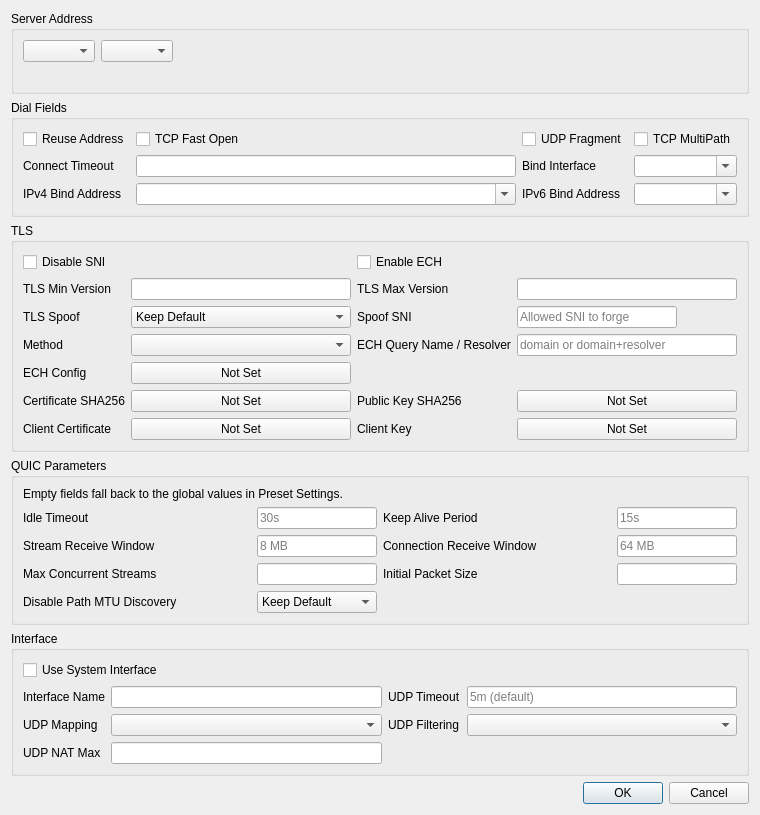
<?xml version="1.0" encoding="UTF-8"?>
<ui version="4.0">
 <class>EditAdvanced</class>
 <widget class="QDialog" name="EditAdvanced">
  <property name="geometry">
   <rect>
    <x>0</x>
    <y>0</y>
    <width>760</width>
    <height>460</height>
   </rect>
  </property>
  <property name="windowTitle">
   <string>Dialog</string>
  </property>
  <layout class="QGridLayout" name="gridLayout">
   <item row="0" column="0">
    <widget class="QGroupBox" name="endpoint_box">
     <property name="title">
      <string>Server Address</string>
     </property>
     <layout class="QVBoxLayout" name="endpoint_layout">
      <item>
       <layout class="QHBoxLayout" name="endpoint_row" stretch="0,0,1">
        <item>
         <widget class="QComboBox" name="endpoint_mode"/>
        </item>
        <item>
         <widget class="QComboBox" name="endpoint_list"/>
        </item>
        <item>
         <spacer name="endpoint_spacer">
          <property name="orientation">
           <enum>Qt::Orientation::Horizontal</enum>
          </property>
          <property name="sizeHint" stdset="0">
           <size>
            <width>0</width>
            <height>0</height>
           </size>
          </property>
         </spacer>
        </item>
       </layout>
      </item>
      <item>
       <widget class="QLabel" name="endpoint_hint">
        <property name="textFormat">
         <enum>Qt::TextFormat::PlainText</enum>
        </property>
        <property name="wordWrap">
         <bool>true</bool>
        </property>
        <property name="colorRole" stdset="0">
         <string notr="true">muted</string>
        </property>
       </widget>
      </item>
     </layout>
    </widget>
   </item>
   <item row="1" column="0">
    <widget class="QGroupBox" name="dial_box">
     <property name="title">
      <string>Dial Fields</string>
     </property>
     <layout class="QGridLayout" name="gridLayout_2">      <item row="0" column="0">
       <widget class="QCheckBox" name="reuse_addr">
        <property name="text">
         <string>Reuse Address</string>
        </property>
       </widget>
      </item>
      <item row="0" column="1">
       <widget class="QCheckBox" name="tcp_fast_open">
        <property name="text">
         <string>TCP Fast Open</string>
        </property>
       </widget>
      </item>
      <item row="0" column="2">
       <widget class="QCheckBox" name="udp_fragment">
        <property name="text">
         <string>UDP Fragment</string>
        </property>
       </widget>
      </item>
      <item row="0" column="3">
       <widget class="QCheckBox" name="tcp_multipath">
        <property name="text">
         <string>TCP MultiPath</string>
        </property>
       </widget>
      </item>
      <item row="1" column="0">
       <widget class="QLabel" name="label">
        <property name="text">
         <string>Connect Timeout</string>
        </property>
        <property name="buddy">
         <cstring>connect_timeout</cstring>
        </property>
       </widget>
      </item>
      <item row="1" column="1">
       <widget class="QLineEdit" name="connect_timeout"/>
      </item>
      <item row="1" column="2">
       <widget class="QLabel" name="label_bind_ifc">
        <property name="text">
         <string>Bind Interface</string>
        </property>
        <property name="buddy">
         <cstring>bind_interface</cstring>
        </property>
       </widget>
      </item>
      <item row="1" column="3">
       <widget class="QComboBox" name="bind_interface">
        <property name="editable">
         <bool>true</bool>
        </property>
       </widget>
      </item>
      <item row="2" column="0">
       <widget class="QLabel" name="label_inet4_bind">
        <property name="text">
         <string>IPv4 Bind Address</string>
        </property>
        <property name="buddy">
         <cstring>inet4_bind_address</cstring>
        </property>
       </widget>
      </item>
      <item row="2" column="1">
       <widget class="QComboBox" name="inet4_bind_address">
        <property name="editable">
         <bool>true</bool>
        </property>
       </widget>
      </item>
      <item row="2" column="2">
       <widget class="QLabel" name="label_inet6_bind">
        <property name="text">
         <string>IPv6 Bind Address</string>
        </property>
        <property name="buddy">
         <cstring>inet6_bind_address</cstring>
        </property>
       </widget>
      </item>
      <item row="2" column="3">
       <widget class="QComboBox" name="inet6_bind_address">
        <property name="editable">
         <bool>true</bool>
        </property>
       </widget>
      </item>
</layout>
    </widget>
   </item>
   <item row="4" column="0">
    <widget class="QGroupBox" name="interface_box">
     <property name="title">
      <string>Interface</string>
     </property>
     <layout class="QGridLayout" name="interface_form">      <item row="0" column="0" colspan="4">
       <widget class="QCheckBox" name="system">
        <property name="toolTip">
         <string>&lt;html&gt;&lt;head/&gt;&lt;body&gt;&lt;p&gt;Requires privilege and cannot conflict with existing system interfaces. The internal network stack is used when disabled.&lt;/p&gt;&lt;/body&gt;&lt;/html&gt;</string>
        </property>
        <property name="text">
         <string>Use System Interface</string>
        </property>
       </widget>
      </item>
      <item row="1" column="0">
       <widget class="QLabel" name="interface_name_l">
        <property name="toolTip">
         <string>&lt;html&gt;&lt;head/&gt;&lt;body&gt;&lt;p&gt;Custom system interface name. A generated name is used by default.&lt;/p&gt;&lt;/body&gt;&lt;/html&gt;</string>
        </property>
        <property name="text">
         <string>Interface Name</string>
        </property>
        <property name="buddy">
         <cstring>interface_name</cstring>
        </property>
       </widget>
      </item>
      <item row="1" column="1">
       <widget class="QLineEdit" name="interface_name"/>
      </item>
      <item row="1" column="2">
       <widget class="QLabel" name="udp_timeout_l">
        <property name="toolTip">
         <string>&lt;html&gt;&lt;head/&gt;&lt;body&gt;&lt;p&gt;UDP NAT expiration time.&lt;/p&gt;&lt;/body&gt;&lt;/html&gt;</string>
        </property>
        <property name="text">
         <string>UDP Timeout</string>
        </property>
        <property name="buddy">
         <cstring>udp_timeout</cstring>
        </property>
       </widget>
      </item>
      <item row="1" column="3">
       <widget class="QLineEdit" name="udp_timeout">
        <property name="placeholderText">
         <string>5m (default)</string>
        </property>
       </widget>
      </item>
      <item row="2" column="0">
       <widget class="QLabel" name="udp_mapping_l">
        <property name="toolTip">
         <string>&lt;html&gt;&lt;head/&gt;&lt;body&gt;&lt;p&gt;UDP NAT mapping behavior. endpoint_independent is used by default.&lt;/p&gt;&lt;/body&gt;&lt;/html&gt;</string>
        </property>
        <property name="text">
         <string>UDP Mapping</string>
        </property>
        <property name="buddy">
         <cstring>udp_mapping</cstring>
        </property>
       </widget>
      </item>
      <item row="2" column="1">
       <widget class="QComboBox" name="udp_mapping"/>
      </item>
      <item row="2" column="2">
       <widget class="QLabel" name="udp_filtering_l">
        <property name="toolTip">
         <string>&lt;html&gt;&lt;head/&gt;&lt;body&gt;&lt;p&gt;UDP NAT filtering behavior. endpoint_independent is used by default.&lt;/p&gt;&lt;/body&gt;&lt;/html&gt;</string>
        </property>
        <property name="text">
         <string>UDP Filtering</string>
        </property>
        <property name="buddy">
         <cstring>udp_filtering</cstring>
        </property>
       </widget>
      </item>
      <item row="2" column="3">
       <widget class="QComboBox" name="udp_filtering"/>
      </item>
      <item row="3" column="0">
       <widget class="QLabel" name="udp_nat_max_l">
        <property name="toolTip">
         <string>&lt;html&gt;&lt;head/&gt;&lt;body&gt;&lt;p&gt;Maximum number of UDP NAT entries.&lt;/p&gt;&lt;/body&gt;&lt;/html&gt;</string>
        </property>
        <property name="text">
         <string>UDP NAT Max</string>
        </property>
        <property name="buddy">
         <cstring>udp_nat_max</cstring>
        </property>
       </widget>
      </item>
      <item row="3" column="1">
       <widget class="QLineEdit" name="udp_nat_max"/>
      </item>
</layout>
    </widget>
   </item>
   <item row="5" column="0">
    <widget class="QDialogButtonBox" name="buttonBox">
     <property name="orientation">
      <enum>Qt::Orientation::Horizontal</enum>
     </property>
     <property name="standardButtons">
      <set>QDialogButtonBox::StandardButton::Cancel|QDialogButtonBox::StandardButton::Ok</set>
     </property>
    </widget>
   </item>
   <item row="2" column="0">
    <widget class="QGroupBox" name="tls_box">
     <property name="title">
      <string>TLS</string>
     </property>
     <layout class="QGridLayout" name="formLayout">      <item row="0" column="0" colspan="2">
       <widget class="QCheckBox" name="disable_sni">
        <property name="text">
         <string>Disable SNI</string>
        </property>
       </widget>
      </item>
      <item row="0" column="2" colspan="2">
       <widget class="QCheckBox" name="enable_ech">
        <property name="text">
         <string>Enable ECH</string>
        </property>
       </widget>
      </item>
      <item row="1" column="0">
       <widget class="QLabel" name="label_6">
        <property name="text">
         <string>TLS Min Version</string>
        </property>
        <property name="buddy">
         <cstring>min_version</cstring>
        </property>
       </widget>
      </item>
      <item row="1" column="1">
       <widget class="QLineEdit" name="min_version"/>
      </item>
      <item row="1" column="2">
       <widget class="QLabel" name="label_7">
        <property name="text">
         <string>TLS Max Version</string>
        </property>
        <property name="buddy">
         <cstring>max_version</cstring>
        </property>
       </widget>
      </item>
      <item row="1" column="3">
       <widget class="QLineEdit" name="max_version"/>
      </item>
      <item row="2" column="0">
       <widget class="QLabel" name="tls_spoof_state_l">
        <property name="toolTip">
         <string>&lt;html&gt;&lt;head/&gt;&lt;body&gt;&lt;p&gt;Whether this profile injects a forged ClientHello. &amp;quot;Keep Default&amp;quot; follows Preset Settings, unless a Spoof SNI is set below.&lt;/p&gt;&lt;/body&gt;&lt;/html&gt;</string>
        </property>
        <property name="text">
         <string>TLS Spoof</string>
        </property>
        <property name="buddy">
         <cstring>tls_spoof_state</cstring>
        </property>
       </widget>
      </item>
      <item row="2" column="1">
       <widget class="QComboBox" name="tls_spoof_state">
        <item>
         <property name="text">
          <string>Keep Default</string>
         </property>
        </item>
        <item>
         <property name="text">
          <string>On</string>
         </property>
        </item>
        <item>
         <property name="text">
          <string>Off</string>
         </property>
        </item>
       </widget>
      </item>
      <item row="2" column="2">
       <widget class="QLabel" name="tls_spoof_l">
        <property name="toolTip">
         <string>&lt;html&gt;&lt;head/&gt;&lt;body&gt;&lt;p&gt;Inject a forged TLS ClientHello carrying this SNI before the real one, to pass SNI filtering that allows specific hostnames.&lt;/p&gt;&lt;p&gt;Client only. Requires elevated privileges (root / Administrator). Not supported on Windows ARM64. &amp;quot;wrong-timestamp&amp;quot; is not supported on macOS.&lt;/p&gt;&lt;p&gt;Leave empty to inherit the global value from Preset Settings.&lt;/p&gt;&lt;/body&gt;&lt;/html&gt;</string>
        </property>
        <property name="text">
         <string>Spoof SNI</string>
        </property>
        <property name="buddy">
         <cstring>tls_spoof</cstring>
        </property>
       </widget>
      </item>
      <item row="2" column="3">
       <widget class="QLineEdit" name="tls_spoof">
        <property name="maximumSize">
         <size>
          <width>160</width>
          <height>16777215</height>
         </size>
        </property>
        <property name="placeholderText">
         <string>Allowed SNI to forge</string>
        </property>
       </widget>
      </item>
      <item row="3" column="0">
       <widget class="QLabel" name="tls_spoof_method_l">
        <property name="text">
         <string>Method</string>
        </property>
        <property name="buddy">
         <cstring>tls_spoof_method</cstring>
        </property>
       </widget>
      </item>
      <item row="3" column="1">
       <widget class="QComboBox" name="tls_spoof_method"/>
      </item>
      <item row="3" column="2">
       <widget class="QLabel" name="label_8">
        <property name="toolTip">
         <string>&lt;html&gt;&lt;head/&gt;&lt;body&gt;&lt;h4 style=&quot; margin-top:12px; margin-bottom:12px; margin-left:0px; margin-right:0px; -qt-block-indent:0; text-indent:0px;&quot;&gt;&lt;a name=&quot;query_server_name&quot;/&gt;&lt;span style=&quot; font-size:medium; font-weight:700;&quot;&gt;q&lt;/span&gt;&lt;span style=&quot; font-size:medium; font-weight:700;&quot;&gt;uery_server_name in sing-box&lt;/span&gt;&lt;/h4&gt;&lt;/body&gt;&lt;/html&gt;</string>
        </property>
        <property name="text">
         <string>ECH Query Name / Resolver</string>
        </property>
        <property name="buddy">
         <cstring>ech_server_name</cstring>
        </property>
       </widget>
      </item>
      <item row="3" column="3">
       <widget class="QLineEdit" name="ech_server_name">
        <property name="placeholderText">
         <string>domain or domain+resolver</string>
        </property>
       </widget>
      </item>
      <item row="4" column="0">
       <widget class="QLabel" name="label_2">
        <property name="text">
         <string>ECH Config</string>
        </property>
        <property name="buddy">
         <cstring>ech_config</cstring>
        </property>
       </widget>
      </item>
      <item row="4" column="1">
       <widget class="QPushButton" name="ech_config">
        <property name="text">
         <string>Not Set</string>
        </property>
       </widget>
      </item>
      <item row="5" column="0">
       <widget class="QLabel" name="label_3">
        <property name="toolTip">
         <string>&lt;html&gt;&lt;head/&gt;&lt;body&gt;&lt;p&gt;SHA-256 of the server's whole certificate in base64, one per line (pcs in share links). A match replaces CA verification, so a self-signed certificate works.&lt;/p&gt;&lt;p&gt;Cannot be combined with a custom Certificate.&lt;/p&gt;&lt;/body&gt;&lt;/html&gt;</string>
        </property>
        <property name="text">
         <string>Certificate SHA256</string>
        </property>
        <property name="buddy">
         <cstring>cert_sha256</cstring>
        </property>
       </widget>
      </item>
      <item row="5" column="1">
       <widget class="QPushButton" name="cert_sha256">
        <property name="text">
         <string>Not Set</string>
        </property>
       </widget>
      </item>
      <item row="5" column="2">
       <widget class="QLabel" name="cert_public_key_sha256_l">
        <property name="toolTip">
         <string>&lt;html&gt;&lt;head/&gt;&lt;body&gt;&lt;p&gt;SHA-256 of the server certificate's public key in base64, one per line. A match replaces CA verification and survives renewals that keep the key.&lt;/p&gt;&lt;p&gt;Cannot be combined with a custom Certificate.&lt;/p&gt;&lt;/body&gt;&lt;/html&gt;</string>
        </property>
        <property name="text">
         <string>Public Key SHA256</string>
        </property>
        <property name="buddy">
         <cstring>cert_public_key_sha256</cstring>
        </property>
       </widget>
      </item>
      <item row="5" column="3">
       <widget class="QPushButton" name="cert_public_key_sha256">
        <property name="text">
         <string>Not Set</string>
        </property>
       </widget>
      </item>
      <item row="6" column="0">
       <widget class="QLabel" name="label_4">
        <property name="text">
         <string>Client Certificate</string>
        </property>
        <property name="buddy">
         <cstring>client_cert</cstring>
        </property>
       </widget>
      </item>
      <item row="6" column="1">
       <widget class="QPushButton" name="client_cert">
        <property name="text">
         <string>Not Set</string>
        </property>
       </widget>
      </item>
      <item row="6" column="2">
       <widget class="QLabel" name="label_5">
        <property name="text">
         <string>Client Key</string>
        </property>
        <property name="buddy">
         <cstring>client_key</cstring>
        </property>
       </widget>
      </item>
      <item row="6" column="3">
       <widget class="QPushButton" name="client_key">
        <property name="text">
         <string>Not Set</string>
        </property>
       </widget>
      </item>
</layout>
    </widget>
   </item>
   <item row="3" column="0">
    <widget class="QGroupBox" name="quic_box">
     <property name="title">
      <string>QUIC Parameters</string>
     </property>
     <layout class="QGridLayout" name="gridLayout_quic">
      <item row="0" column="0" colspan="4">
       <widget class="QLabel" name="quic_note">
        <property name="text">
         <string>Empty fields fall back to the global values in Preset Settings.</string>
        </property>
        <property name="wordWrap">
         <bool>true</bool>
        </property>
       </widget>
      </item>
      <item row="1" column="0">
       <widget class="QLabel" name="quic_idle_timeout_l">
        <property name="text">
         <string>Idle Timeout</string>
        </property>
        <property name="buddy">
         <cstring>quic_idle_timeout</cstring>
        </property>
       </widget>
      </item>
      <item row="1" column="1">
       <widget class="QLineEdit" name="quic_idle_timeout">
        <property name="maximumSize">
         <size>
          <width>120</width>
          <height>16777215</height>
         </size>
        </property>
        <property name="placeholderText">
         <string notr="true">30s</string>
        </property>
       </widget>
      </item>
      <item row="1" column="2">
       <widget class="QLabel" name="quic_keep_alive_period_l">
        <property name="text">
         <string>Keep Alive Period</string>
        </property>
        <property name="buddy">
         <cstring>quic_keep_alive_period</cstring>
        </property>
       </widget>
      </item>
      <item row="1" column="3">
       <widget class="QLineEdit" name="quic_keep_alive_period">
        <property name="maximumSize">
         <size>
          <width>120</width>
          <height>16777215</height>
         </size>
        </property>
        <property name="placeholderText">
         <string notr="true">15s</string>
        </property>
       </widget>
      </item>
      <item row="2" column="0">
       <widget class="QLabel" name="quic_stream_receive_window_l">
        <property name="text">
         <string>Stream Receive Window</string>
        </property>
        <property name="buddy">
         <cstring>quic_stream_receive_window</cstring>
        </property>
       </widget>
      </item>
      <item row="2" column="1">
       <widget class="QLineEdit" name="quic_stream_receive_window">
        <property name="maximumSize">
         <size>
          <width>120</width>
          <height>16777215</height>
         </size>
        </property>
        <property name="placeholderText">
         <string notr="true">8 MB</string>
        </property>
       </widget>
      </item>
      <item row="2" column="2">
       <widget class="QLabel" name="quic_connection_receive_window_l">
        <property name="text">
         <string>Connection Receive Window</string>
        </property>
        <property name="buddy">
         <cstring>quic_connection_receive_window</cstring>
        </property>
       </widget>
      </item>
      <item row="2" column="3">
       <widget class="QLineEdit" name="quic_connection_receive_window">
        <property name="maximumSize">
         <size>
          <width>120</width>
          <height>16777215</height>
         </size>
        </property>
        <property name="placeholderText">
         <string notr="true">64 MB</string>
        </property>
       </widget>
      </item>
      <item row="3" column="0">
       <widget class="QLabel" name="quic_max_concurrent_streams_l">
        <property name="text">
         <string>Max Concurrent Streams</string>
        </property>
        <property name="buddy">
         <cstring>quic_max_concurrent_streams</cstring>
        </property>
       </widget>
      </item>
      <item row="3" column="1">
       <widget class="QLineEdit" name="quic_max_concurrent_streams">
        <property name="maximumSize">
         <size>
          <width>120</width>
          <height>16777215</height>
         </size>
        </property>
       </widget>
      </item>
      <item row="3" column="2">
       <widget class="QLabel" name="quic_initial_packet_size_l">
        <property name="text">
         <string>Initial Packet Size</string>
        </property>
        <property name="buddy">
         <cstring>quic_initial_packet_size</cstring>
        </property>
       </widget>
      </item>
      <item row="3" column="3">
       <widget class="QLineEdit" name="quic_initial_packet_size">
        <property name="maximumSize">
         <size>
          <width>120</width>
          <height>16777215</height>
         </size>
        </property>
       </widget>
      </item>
      <item row="4" column="0">
       <widget class="QLabel" name="quic_disable_path_mtu_discovery_l">
        <property name="text">
         <string>Disable Path MTU Discovery</string>
        </property>
        <property name="buddy">
         <cstring>quic_disable_path_mtu_discovery</cstring>
        </property>
       </widget>
      </item>
      <item row="4" column="1">
       <widget class="QComboBox" name="quic_disable_path_mtu_discovery">
        <item>
         <property name="text">
          <string>Keep Default</string>
         </property>
        </item>
        <item>
         <property name="text">
          <string>On</string>
         </property>
        </item>
        <item>
         <property name="text">
          <string>Off</string>
         </property>
        </item>
       </widget>
      </item>
     </layout>
    </widget>
   </item>
  </layout>
 </widget>
 <tabstops>
  <tabstop>endpoint_mode</tabstop>
  <tabstop>endpoint_list</tabstop>
  <tabstop>reuse_addr</tabstop>
  <tabstop>tcp_fast_open</tabstop>
  <tabstop>udp_fragment</tabstop>
  <tabstop>tcp_multipath</tabstop>
  <tabstop>connect_timeout</tabstop>
  <tabstop>bind_interface</tabstop>
  <tabstop>inet4_bind_address</tabstop>
  <tabstop>inet6_bind_address</tabstop>
  <tabstop>disable_sni</tabstop>
  <tabstop>enable_ech</tabstop>
  <tabstop>min_version</tabstop>
  <tabstop>max_version</tabstop>
  <tabstop>tls_spoof_state</tabstop>
  <tabstop>tls_spoof</tabstop>
  <tabstop>tls_spoof_method</tabstop>
  <tabstop>ech_server_name</tabstop>
  <tabstop>ech_config</tabstop>
  <tabstop>cert_sha256</tabstop>
  <tabstop>cert_public_key_sha256</tabstop>
  <tabstop>client_cert</tabstop>
  <tabstop>client_key</tabstop>
  <tabstop>quic_idle_timeout</tabstop>
  <tabstop>quic_keep_alive_period</tabstop>
  <tabstop>quic_stream_receive_window</tabstop>
  <tabstop>quic_connection_receive_window</tabstop>
  <tabstop>quic_max_concurrent_streams</tabstop>
  <tabstop>quic_initial_packet_size</tabstop>
  <tabstop>quic_disable_path_mtu_discovery</tabstop>
  <tabstop>system</tabstop>
  <tabstop>interface_name</tabstop>
  <tabstop>udp_timeout</tabstop>
  <tabstop>udp_mapping</tabstop>
  <tabstop>udp_filtering</tabstop>
  <tabstop>udp_nat_max</tabstop>
 </tabstops>
 <resources/>
 <connections>
  <connection>
   <sender>buttonBox</sender>
   <signal>accepted()</signal>
   <receiver>EditAdvanced</receiver>
   <slot>accept()</slot>
   <hints>
    <hint type="sourcelabel">
     <x>248</x>
     <y>254</y>
    </hint>
    <hint type="destinationlabel">
     <x>157</x>
     <y>274</y>
    </hint>
   </hints>
  </connection>
  <connection>
   <sender>buttonBox</sender>
   <signal>rejected()</signal>
   <receiver>EditAdvanced</receiver>
   <slot>reject()</slot>
   <hints>
    <hint type="sourcelabel">
     <x>316</x>
     <y>260</y>
    </hint>
    <hint type="destinationlabel">
     <x>286</x>
     <y>274</y>
    </hint>
   </hints>
  </connection>
 </connections>
</ui>
